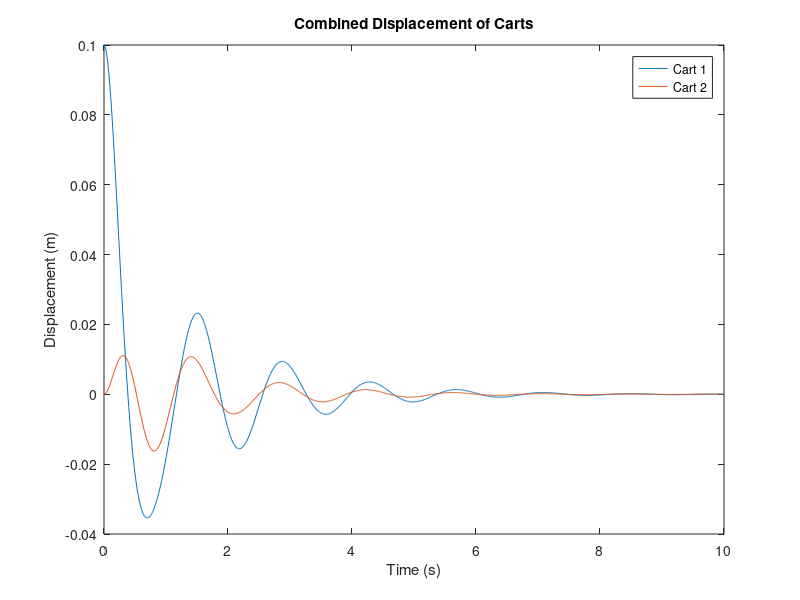
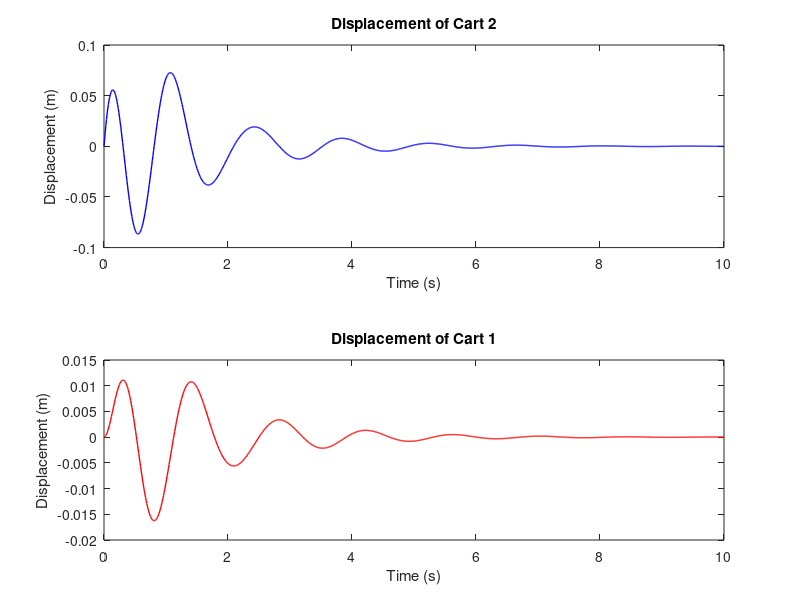

These figures' MATLAB source, in order: (Note: this script raises an error after producing the figures.)
% Parameter Values
M1 = 5;
M2 = 20;
k1 = 150;
k2 = 700;
b1 = 15;
b2 = 30;

% State Space Matrices

A = [0 1 0 0;
    -k1/M1 -b1/M1 k1/M1 b1/M1;
    0 0 0 1;
    k1/M2 b1/M2 -(k1+k2)/M2 -(b1+b2)/M2];
B = [0;1/M1;0;0];
C = [1 0 0 0; 0 0 1 0];
D = [0;0];

% Initial Conditions [p(0),q(0),p'(0),q'(0)]
x0 = [0.1; 0; 0; 0];

% Time span
t = 0:0.01:10; % Time vector from 0 to 10 seconds

% u(t) = 0
u = zeros(size(t));

% Solving of the system
sys = ss(A,B,C,D);
[y,t,x] = lsim(sys,u,t,x0);

% Combined Plot for Cart Displacements
figure;
plot(t, y);
title('Combined Displacement of Carts');
xlabel('Time (s)');
ylabel('Displacement (m)');
legend('Cart 1', 'Cart 2');

% Detailed Subplots for Individual Cart Displacements
figure;
subplot(2,1,1);
plot(t, x(:,4), 'b', 'LineWidth', 1);
title('Displacement of Cart 2');
xlabel('Time (s)');
ylabel('Displacement (m)');
subplot('Position', [0.13, 0.1, 0.775, 0.3]); 
plot(t, x(:,3), 'r', 'LineWidth', 1);
title('Displacement of Cart 1');
xlabel('Time (s)');
ylabel('Displacement (m)');

sgtitle('System Response');